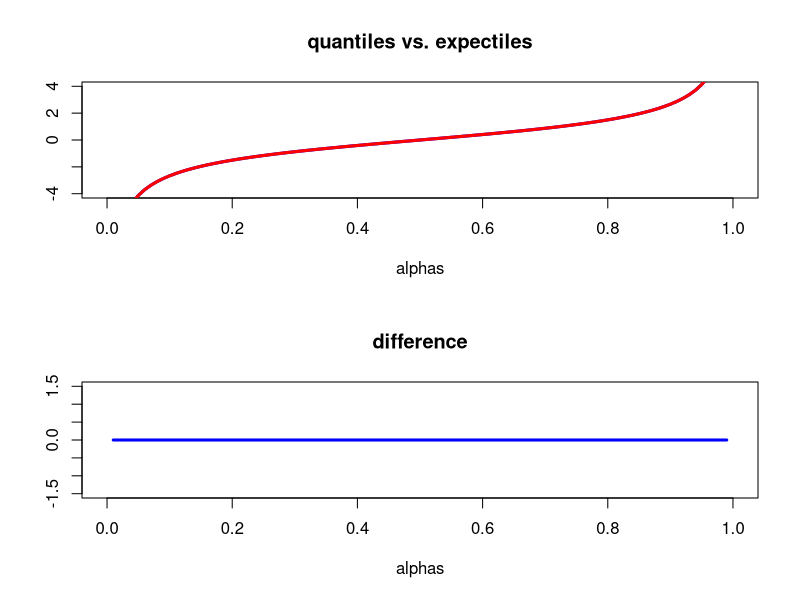

Here is the R script that generated this plot:

# clear variables and close windows
rm(list = ls(all = TRUE))
graphics.off()

# Load required packages
libraries = c("numDeriv")
lapply(libraries, function(x) if (!(x %in% installed.packages())) {
  install.packages(x)
})
lapply(libraries, library, quietly = TRUE, character.only = TRUE)

# The distribution such that the expectile equals the quantile
Fdist = function(x) {
  if (x < 0) {
    0.5 * (1 - (1 - 4/(4 + x^2))^0.5)
  } else {
    0.5 * (1 + (1 - 4/(4 + x^2))^0.5)
  }
}

F = function(x) {
  sapply(x, Fdist)
}
f = function(x) {
  grad(F, x)
}

tauexact = function(alpha) {
  inverse = function(f, lower = -100, upper = 100) {
    function(y) uniroot((function(x) f(x) - y), lower = lower, upper = upper)[1]
  }
  quantileFun = inverse(F)
  q = as.numeric(quantileFun(alpha))
  LPM = function(x) {
    x * (f(x))
  }
  LPMq = function(x) {
    integrate(LPM, -Inf, x)
  }
  tmp = as.numeric(LPMq(q)[1]) - q * alpha
  tmp/(2 * tmp + q)
}

q_func = function(alpha, delta = 1) {
  inverse = function(f, lower = -100, upper = 100) {
    function(y) uniroot((function(x) f(x) - y), lower = lower, upper = upper)[1]
  }
  quantileFun = inverse(F)
  q = as.numeric(quantileFun(alpha))
  q
}

PartialMoment = function(x) {
  LPM = function(y) {
    y * (f(y))
  }
  as.numeric(integrate(LPM, -Inf, x)[1])[1]
}

G = function(x) {
  (PartialMoment(x) - x * F(x))/(2 * (PartialMoment(x) - x * F(x)) + (x))
}

g = function(x) {
  grad(G, x)
}

e = function(alpha) {
  inverse = function(g, lower = -100, upper = 100) {
    function(y) uniroot((function(x) g(x) - y), lower = lower, upper = upper)[1]
  }
  quantileFun = inverse(G)
  q = as.numeric(quantileFun(alpha))
  q
}

alphas = seq(0.01, 0.99, 0.01)
quant  = c(sapply(alphas, q_func))
expect = c(sapply(alphas, e))
diff   = (quant - expect)

par(mfrow=c(2,1))
plot(alphas, quant, type = "l", col = "blue", lwd = 3, ylab="", main = "quantiles vs. expectiles", xlim=c(0, 1), ylim=c(-4, 4) )
points(alphas, expect, type = "l", col = "red", ylab="", lwd = 3)
plot(alphas, diff, type = "l", col = "blue", lwd = 3,  ylab="", main = "difference", xlim=c(0, 1), ylim=c(-1.5, 1.5))
